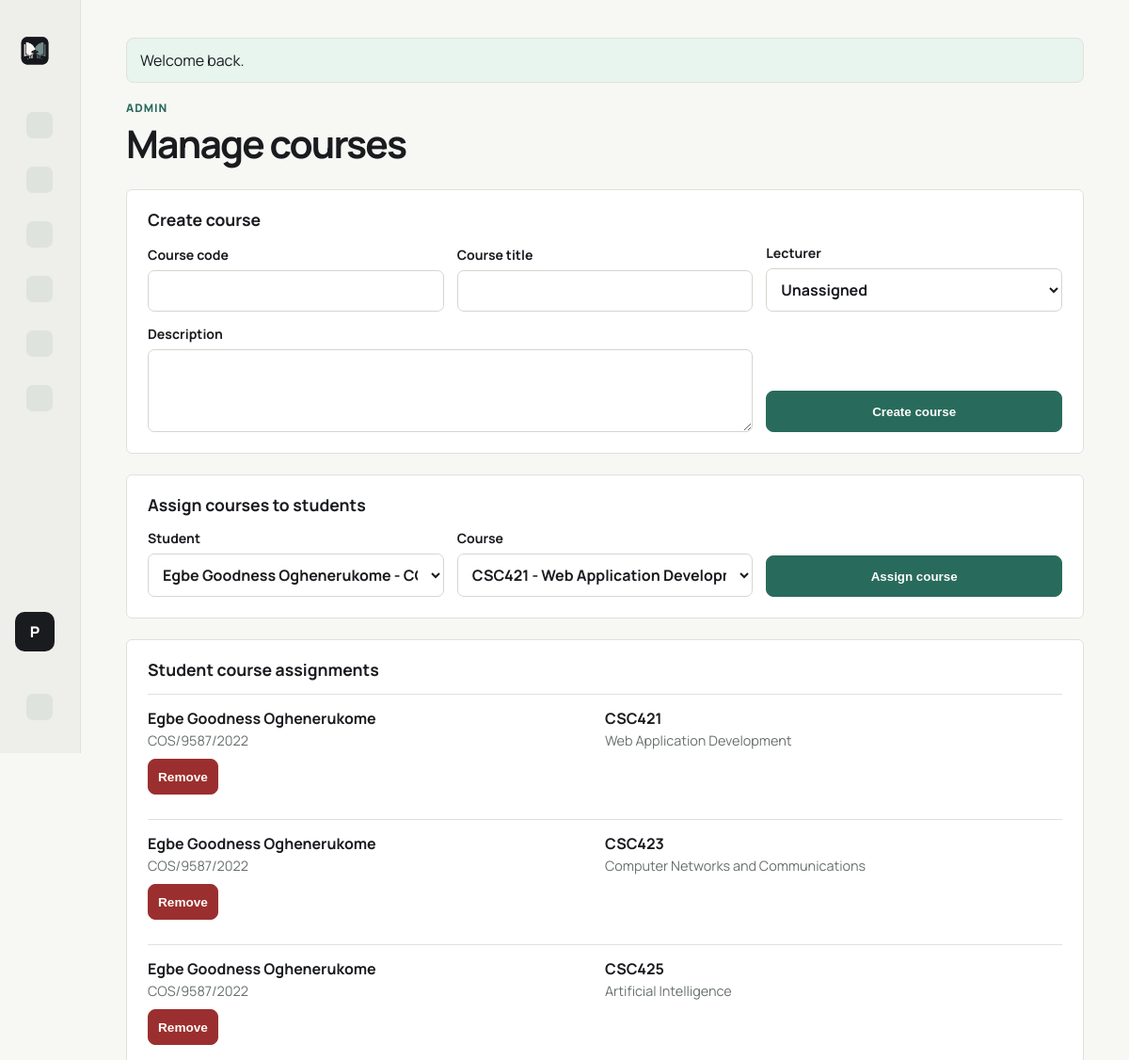
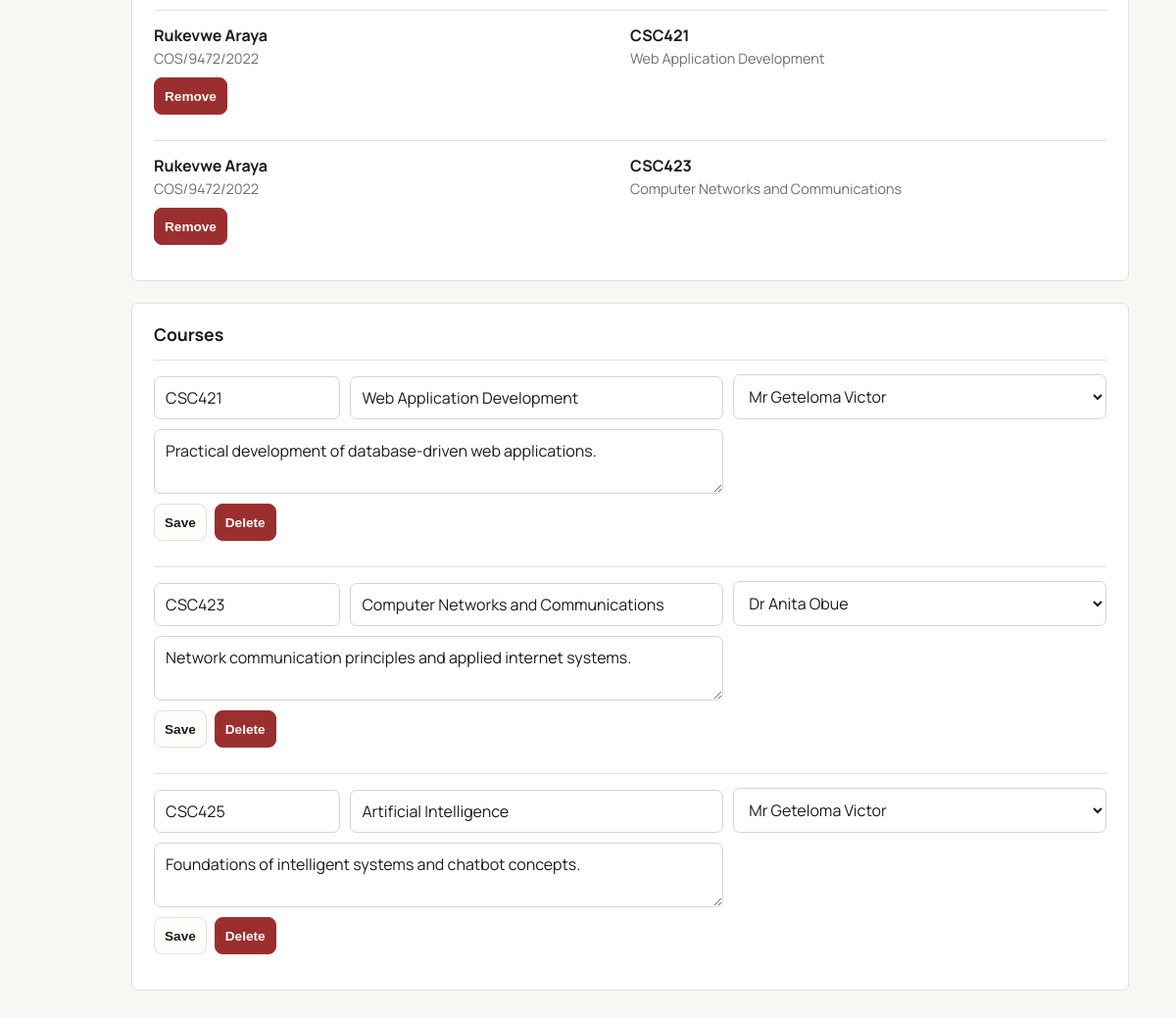
/index.php?route=admin/courses (signed in), run on the app's committed database (2 pictures, top to bottom).
### tables this page shows
CREATE TABLE users (
    id INT UNSIGNED AUTO_INCREMENT PRIMARY KEY,
    full_name VARCHAR(120) NOT NULL,
    email VARCHAR(150) NOT NULL UNIQUE,
    password_hash VARCHAR(255) NOT NULL,
    role ENUM('admin', 'lecturer', 'student') NOT NULL,
    matric_number VARCHAR(50) NULL,
    department VARCHAR(120) NULL,
    status ENUM('active', 'inactive') NOT NULL DEFAULT 'active',
    created_at TIMESTAMP NOT NULL DEFAULT CURRENT_TIMESTAMP,
    updated_at TIMESTAMP NOT NULL DEFAULT CURRENT_TIMESTAMP ON UPDATE CURRENT_TIMESTAMP
);

CREATE TABLE course_enrollments (
    id INT UNSIGNED AUTO_INCREMENT PRIMARY KEY,
    student_id INT UNSIGNED NOT NULL,
    course_id INT UNSIGNED NOT NULL,
    created_at TIMESTAMP NOT NULL DEFAULT CURRENT_TIMESTAMP,
    UNIQUE KEY unique_student_course (student_id, course_id),
    CONSTRAINT fk_enrollments_student
        FOREIGN KEY (student_id) REFERENCES users(id)
        ON DELETE CASCADE,
    CONSTRAINT fk_enrollments_course
        FOREIGN KEY (course_id) REFERENCES courses(id)
        ON DELETE CASCADE
);

CREATE TABLE courses (
    id INT UNSIGNED AUTO_INCREMENT PRIMARY KEY,
    code VARCHAR(20) NOT NULL UNIQUE,
    title VARCHAR(160) NOT NULL,
    lecturer_id INT UNSIGNED NULL,
    description TEXT NULL,
    created_at TIMESTAMP NOT NULL DEFAULT CURRENT_TIMESTAMP,
    updated_at TIMESTAMP NOT NULL DEFAULT CURRENT_TIMESTAMP ON UPDATE CURRENT_TIMESTAMP,
    CONSTRAINT fk_courses_lecturer
        FOREIGN KEY (lecturer_id) REFERENCES users(id)
        ON DELETE SET NULL
);

### app/Core/Controller.php (called while the page is built, shortened)
<?php
class Controller
{
    protected function render(string $view, array $data = [], string $layout = 'layout'): void
    {
        extract($data);
        $layoutPath = dirname(__DIR__) . '/Views/' . $layout . '.php';
        require $layoutPath;
    }
}

### app/Controllers/AdminController.php (called while the page is built, shortened)
<?php
class AdminController extends Controller
{
    public function courses(): void
    {
        $this->render('dashboard/admin_courses', [
            'title' => 'Manage courses',
            'courses' => Course::all(),
            'lecturers' => User::all('lecturer'),
            'students' => User::all('student'),
            'enrollments' => Course::enrollments(),
        ]);
    }
}

### public/index.php (called while the page is built, shortened)
<?php
$route = $_GET['route'] ?? 'home';
$routes = [
    'home' => [HomeController::class, 'index'],
    'login' => [AuthController::class, 'login'],
    'login.attempt' => [AuthController::class, 'attempt'],
    'logout' => [AuthController::class, 'logout'],
    'dashboard' => [DashboardController::class, 'index'],
    'admin/users' => [AdminController::class, 'users'],
    'admin/courses' => [AdminController::class, 'courses'],
    'admin/faqs' => [AdminController::class, 'faqs'],
    'materials' => [MaterialController::class, 'index'],
    'lecturer/announcements' => [LecturerController::class, 'announcements'],
    'lecturer/messages' => [LecturerController::class, 'messages'],
    'student/messages' => [StudentController::class, 'messages'],
    'student/chatbot' => [StudentController::class, 'chatbot'],
];
[$controllerClass, $method] = $routes[$route];
(new $controllerClass())->$method();

### app/helpers.php (called while the page is built, shortened)
<?php
function url(string $route = '', array $params = []): string
{
    $query = array_merge(['route' => $route], $params);
    return 'index.php' . ($query ? '?' . http_build_query($query) : '');
}
function asset(string $path): string
{
    return 'assets/' . ltrim($path, '/');
}
function e(?string $value): string
{
    return htmlspecialchars((string) $value, ENT_QUOTES, 'UTF-8');
}
function flash(string $key, ?string $message = null): ?string
{
    $value = $_SESSION['_flash'][$key] ?? null;
    return $value;
}

### app/Core/Database.php (called while the page is built, shortened)
<?php
class Database
{
    private static ?PDO $pdo = null;
    public static function connection(): PDO
    {
        if (self::$pdo !== null) {
            return self::$pdo;
        }
        $config = require dirname(__DIR__, 2) . '/config/database.php';
        $dsn = sprintf(
            'mysql:host=%s;port=%s;dbname=%s;charset=%s',
            $config['host'],
            $config['port'] ?? 3306,
            $config['database'],
            $config['charset']
        );
        try {
            self::$pdo = new PDO($dsn, $config['username'], $config['password'], [
                PDO::ATTR_ERRMODE => PDO::ERRMODE_EXCEPTION,
                PDO::ATTR_DEFAULT_FETCH_MODE => PDO::FETCH_ASSOC,
                PDO::ATTR_EMULATE_PREPARES => false,
            ]);
        } catch (PDOException $exception) {
            http_response_code(500);
            exit('Database connection failed. Check config/database.php and make sure MySQL is running.');
        }
        return self::$pdo;
    }
}

### app/Models/User.php (called while the page is built, shortened)
<?php
class User
{
    public static function find(int $id): ?array
    {
        $stmt = Database::connection()->prepare('SELECT * FROM users WHERE id = ? LIMIT 1');
        $stmt->execute([$id]);
        return $stmt->fetch() ?: null;
    }
    public static function all(?string $role = null): array
    {
        if ($role) {
            $stmt = Database::connection()->prepare('SELECT * FROM users WHERE role = ? ORDER BY full_name');
            $stmt->execute([$role]);
            return $stmt->fetchAll();
        }
        return Database::connection()
            ->query('SELECT * FROM users ORDER BY FIELD(role, "admin", "lecturer", "student"), full_name')
            ->fetchAll();
    }
}

### app/Core/Auth.php (called while the page is built, shortened)
<?php
class Auth
{
    public static function user(): ?array
    {
        return User::find((int) $_SESSION['user_id']);
    }
}

### app/Models/Course.php (called while the page is built, shortened)
<?php
class Course
{
    public static function all(): array
    {
        return Database::connection()->query(
            'SELECT courses.*, users.full_name AS lecturer_name
             FROM courses
             LEFT JOIN users ON users.id = courses.lecturer_id
             ORDER BY courses.code'
        )->fetchAll();
    }
    public static function enrollments(): array
    {
        return Database::connection()->query(
            'SELECT course_enrollments.*, students.full_name AS student_name, students.matric_number,
                    courses.code AS course_code, courses.title AS course_title
             FROM course_enrollments
             JOIN users AS students ON students.id = course_enrollments.student_id
             JOIN courses ON courses.id = course_enrollments.course_id
             ORDER BY students.full_name, courses.code'
        )->fetchAll();
    }
}

### app/Views/dashboard/admin_courses.php (the view, shortened to what this page needs)
<header class="page-header">
    <div>
        <p class="eyebrow">Admin</p>
        <h1>Manage courses</h1>
    </div>
</header>
<section class="panel">
    <h2>Create course</h2>
    <form class="form-grid" method="post">
        <label><span>Course code</span><input name="code" required></label>
        <label><span>Course title</span><input name="title" required></label>
        <label><span>Lecturer</span><select name="lecturer_id"><option value="">Unassigned</option></select></label>
        <label class="wide"><span>Description</span><textarea name="description" rows="3"></textarea></label>
        <button class="btn primary" type="submit">Create course</button>
    </form>
</section>
<section class="panel">
    <h2>Assign courses to students</h2>
    <form class="form-grid" method="post">
        <label>
            <span>Student</span>
            <select name="student_id" required>
                <?php foreach ($students as $student): ?>
                    <option value="<?= e((string) $student['id']) ?>"><?= e($student['full_name']) ?><?= $student['matric_number'] ? ' - ' . e($student['matric_number']) : '' ?></option>
                <?php endforeach; ?>
            </select>
        </label>
        <label>
            <span>Course</span>
            <select name="course_id" required>
                <?php foreach ($courses as $course): ?>
                    <option value="<?= e((string) $course['id']) ?>"><?= e($course['code']) ?> - <?= e($course['title']) ?></option>
                <?php endforeach; ?>
            </select>
        </label>
        <button class="btn primary" type="submit">Assign course</button>
    </form>
</section>
<section class="panel">
    <h2>Student course assignments</h2>
    <div class="admin-list">
        <?php foreach ($enrollments as $enrollment): ?>
            <form class="admin-row enrollment-row" method="post">
                <div>
                    <strong><?= e($enrollment['student_name']) ?></strong>
                    <span><?= e($enrollment['matric_number'] ?? 'No matric number') ?></span>
                </div>
                <div>
                    <strong><?= e($enrollment['course_code']) ?></strong>
                    <span><?= e($enrollment['course_title']) ?></span>
                </div>
                <div class="actions">
                    <button class="btn small danger" type="submit">Remove</button>
                </div>
            </form>
        <?php endforeach; ?>
    </div>
</section>
<section class="panel">
    <h2>Courses</h2>
    <div class="admin-list">
        <?php foreach ($courses as $course): ?>
            <form class="admin-row course-row" method="post">
                <input name="code" value="<?= e($course['code']) ?>" required>
                <input name="title" value="<?= e($course['title']) ?>" required>
                <select name="lecturer_id">
                    <?php foreach ($lecturers as $lecturer): ?>
                        <option value="<?= e((string) $lecturer['id']) ?>" <?= (int) $course['lecturer_id'] === (int) $lecturer['id'] ? 'selected' : '' ?>><?= e($lecturer['full_name']) ?></option>
                    <?php endforeach; ?>
                </select>
                <textarea name="description" rows="2"><?= e($course['description']) ?></textarea>
                <div class="actions">
                    <button class="btn small" name="action" value="update">Save</button>
                    <button class="btn small danger" name="action" value="delete" onclick="return confirm('Delete this course?')">Delete</button>
                </div>
            </form>
        <?php endforeach; ?>
    </div>
</section>

### app/Views/layout.php (shortened to what this page needs)
<?php
$currentUser = Auth::user();
if (!function_exists('ui_icon')) {
    function ui_icon(string $name): string
    {
        $icons = [
            'dashboard' => '<svg viewBox="0 0 24 24" aria-hidden="true"><path d="M4 13h7V4H4v9Zm9 7h7V4h-7v16ZM4 20h7v-5H4v5Z"/></svg>',
            'users' => '<svg viewBox="0 0 24 24" aria-hidden="true"><path d="M8 11a4 4 0 1 0 0-8 4 4 0 0 0 0 8Zm8.5 1a3.5 3.5 0 1 0 0-7 3.5 3.5 0 0 0 0 7ZM2.5 20c.7-4 3-6 5.5-6s4.8 2 5.5 6h-11Zm11.5 0c.4-2 1.2-3.6 2.3-4.7 2.2.2 4.1 1.9 4.7 4.7h-7Z"/></svg>',
            'courses' => '<svg viewBox="0 0 24 24" aria-hidden="true"><path d="M5 4h11a3 3 0 0 1 3 3v13H7a3 3 0 0 1-3-3V5a1 1 0 0 1 1-1Zm2 13h10V7a1 1 0 0 0-1-1H6v11a1 1 0 0 0 1 1Zm1-8h7v2H8V9Zm0 4h6v2H8v-2Z"/></svg>',
            'faq' => '<svg viewBox="0 0 24 24" aria-hidden="true"><path d="M12 3a9 9 0 1 0 9 9 9 9 0 0 0-9-9Zm0 14a1.2 1.2 0 1 1 1.2-1.2A1.2 1.2 0 0 1 12 17Zm1-4h-2v-.8c0-1.1.7-1.7 1.5-2.2.7-.5 1.2-.8 1.2-1.5 0-.8-.6-1.3-1.6-1.3-1 0-1.7.5-2.4 1.3L8.4 7.2A4.5 4.5 0 0 1 12.2 5c2.2 0 3.8 1.2 3.8 3.2 0 1.7-1 2.5-1.9 3.1-.7.5-1.1.8-1.1 1.5v.2Z"/></svg>',
            'announcements' => '<svg viewBox="0 0 24 24" aria-hidden="true"><path d="M4 10v4h3l7 4V6l-7 4H4Zm13.5-2.5-1.4 1.4A4.3 4.3 0 0 1 18 12c0 1.2-.5 2.3-1.3 3.1l1.4 1.4A6.3 6.3 0 0 0 20 12c0-1.7-.7-3.3-2.5-4.5Z"/></svg>',
            'materials' => '<svg viewBox="0 0 24 24" aria-hidden="true"><path d="M5 3h12a3 3 0 0 1 3 3v15H7a3 3 0 0 1-3-3V4a1 1 0 0 1 1-1Zm2 14a1 1 0 0 0 1 1h10V6a1 1 0 0 0-1-1H6v12h1Zm2-9h7v2H9V8Zm0 4h6v2H9v-2Z"/></svg>',
            'messages' => '<svg viewBox="0 0 24 24" aria-hidden="true"><path d="M4 5h16a2 2 0 0 1 2 2v9a2 2 0 0 1-2 2H9l-5 4v-4H4a2 2 0 0 1-2-2V7a2 2 0 0 1 2-2Zm2 4v2h12V9H6Zm0 4v2h8v-2H6Z"/></svg>',
            'chatbot' => '<svg viewBox="0 0 24 24" aria-hidden="true"><path d="M11 2h2v3h4a3 3 0 0 1 3 3v7a3 3 0 0 1-3 3h-1.5L12 22l-3.5-4H7a3 3 0 0 1-3-3V8a3 3 0 0 1 3-3h4V2Zm-4 8.5A1.5 1.5 0 1 0 8.5 9 1.5 1.5 0 0 0 7 10.5Zm8.5 0A1.5 1.5 0 1 0 17 9a1.5 1.5 0 0 0-1.5 1.5ZM9 14v2h6v-2H9Z"/></svg>',
            'logout' => '<svg viewBox="0 0 24 24" aria-hidden="true"><path d="M4 3h9v2H6v14h7v2H4V3Zm11.6 4.4L20.2 12l-4.6 4.6-1.4-1.4 2.2-2.2H10v-2h6.4l-2.2-2.2 1.4-1.4Z"/></svg>',
        ];
        return $icons[$name] ?? '';
    }
}
?>
<!doctype html>
<html lang="en">
<head>
    <link rel="stylesheet" href="<?= e(asset('css/style.css')) ?>">
</head>
<body>
<div class="app-shell">
    <aside class="sidebar" id="dashboardSidebar">
        <a class="brand" href="<?= e(url('dashboard')) ?>">
            <img class="brand-logo" src="<?= e(asset('img/classbridge-logo.png')) ?>" alt="ClassBridge">
        </a>
        <?php if ($currentUser): ?>
            <nav class="nav">
                <a href="<?= e(url('dashboard')) ?>"><span class="nav-icon"><?= ui_icon('dashboard') ?></span><span class="sidebar-text">Dashboard</span></a>
                <?php if ($currentUser['role'] === 'admin'): ?>
                    <a href="<?= e(url('admin/users')) ?>"><span class="nav-icon"><?= ui_icon('users') ?></span><span class="sidebar-text">Users</span></a>
                    <a href="<?= e(url('admin/courses')) ?>"><span class="nav-icon"><?= ui_icon('courses') ?></span><span class="sidebar-text">Courses</span></a>
                    <a href="<?= e(url('admin/faqs')) ?>"><span class="nav-icon"><?= ui_icon('faq') ?></span><span class="sidebar-text">Chatbot FAQ</span></a>
                    <a href="<?= e(url('materials')) ?>"><span class="nav-icon"><?= ui_icon('materials') ?></span><span class="sidebar-text">Materials</span></a>
                    <a href="<?= e(url('lecturer/announcements')) ?>"><span class="nav-icon"><?= ui_icon('announcements') ?></span><span class="sidebar-text">Announcements</span></a>
                <?php endif; ?>
            </nav>
            <div class="profile-block">
                <span class="avatar"><?= e(strtoupper(substr($currentUser['full_name'], 0, 1))) ?></span>
            </div>
            <a class="logout" href="<?= e(url('logout')) ?>"><span class="nav-icon"><?= ui_icon('logout') ?></span><span class="sidebar-text">Sign out</span></a>
        <?php endif; ?>
    </aside>
    <main class="main">
        <?php if ($message = flash('success')): ?>
            <div class="notice success"><?= e($message) ?></div>
        <?php endif; ?>
        <?php require $viewPath; ?>
    </main>
</div>
</body>
</html>

### data on the page
users: full_name "P"
course_enrollments: student.full_name "Egbe Goodness Oghenerukome", student.matric_number "COS/9587/2022", course.code "CSC421", course.title "Web Application Development"
course_enrollments: student.full_name "Egbe Goodness Oghenerukome", student.matric_number "COS/9587/2022", course.code "CSC423", course.title "Computer Networks and Communications"
course_enrollments: student.full_name "Egbe Goodness Oghenerukome", student.matric_number "COS/9587/2022", course.code "CSC425", course.title "Artificial Intelligence"
course_enrollments: student.full_name "Rukevwe Araya", student.matric_number "COS/9472/2022", course.code "CSC421", course.title "Web Application Development"
course_enrollments: student.full_name "Rukevwe Araya", student.matric_number "COS/9472/2022", course.code "CSC423", course.title "Computer Networks and Communications"
courses: code "CSC421", title "Web Application Development", lecturer_id "Mr Geteloma Victor", description "Practical development of database-driven web applications."
courses: code "CSC423", title "Computer Networks and Communications", lecturer_id "Dr Anita Obue", description "Network communication principles and applied internet systems."
courses: code "CSC425", title "Artificial Intelligence", lecturer_id "Mr Geteloma Victor", description "Foundations of intelligent systems and chatbot concepts."

### other printed values
$message "Welcome back."
form field student_id "Egbe Goodness Oghenerukome - COS/9587/2022"
form field course_id "CSC421 - Web Application Development"
